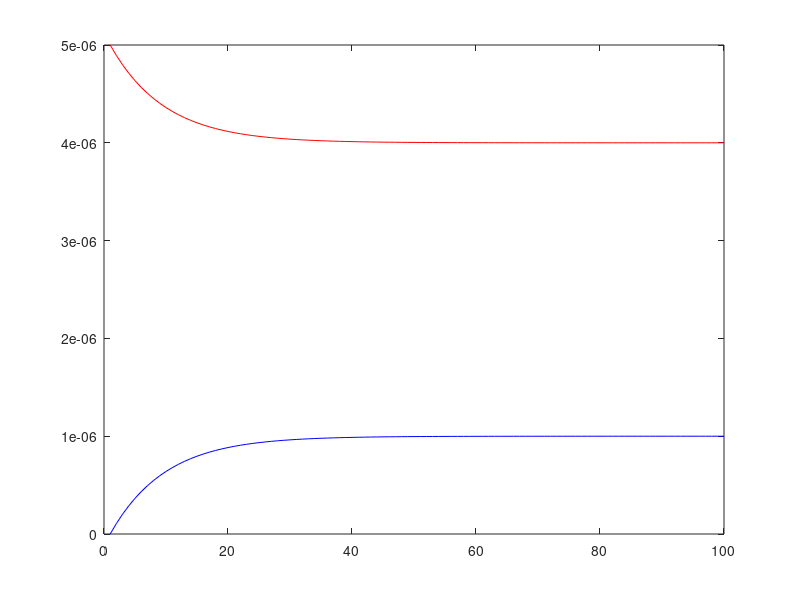

The MATLAB source for this figure:
% elastic force on 2 particles connected with a spring. Hydrodynamic drag
% but no hydrodynamic interaction

% SI
a=1e-6;
mu=1e-3;
k=1e-7; % not sure about this! spring constant
b0=3e-6; % equilibrium bond length
R=6*pi*mu*a;

Np=2;
Nt=100;
tMax=1;

t=linspace(0,tMax,Nt);
dt=t(2)-t(1);

xp=zeros(3,Np,Nt);

xp(1,2,1)=5*a;
f=zeros(3,Np);

% elastic potential is   1/2 k (b-b0)^2
%              = 1/2 k * 2 * (b-b0) * db/dxj
% but b = sqrt((xa-xb)^2+(ya-yb)^2+(za-zb)^2)
% so  db/dxj = 1/2 * 2 (xaj-xbj) / b
%            = (xaj-xbj) / b
% so force is - k (b-b0) (xaj-xbj) / b

for nt=1:Nt-1
    b=norm(xp(:,1,nt)-xp(:,2,nt));
    f(:,1)=-k*(b-b0)*(xp(:,1,nt)-xp(:,2,nt))/b;
    f(:,2)=-k*(b-b0)*(xp(:,2,nt)-xp(:,1,nt))/b;
    for np=1:Np
        u=f(:,np)/R;
        xp(:,np,nt+1)=xp(:,np,nt)+u*dt;
    end
end

figure(1);clf;
plot(squeeze(xp(1,1,:)),'b');
hold on;
plot(squeeze(xp(1,2,:)),'r');


% next steps... add brownian motion. then several particles, then several particles with bending
% potential. then string of particles.